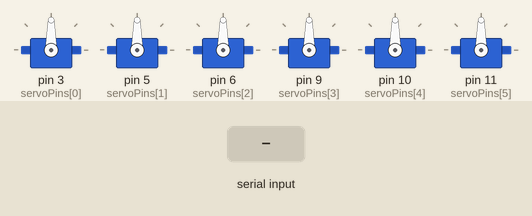
The sketch below on a simulated Arduino Uno, built with avr-gcc and run on an emulated ATmega328P. On the bench: 6 × servo. The inputs (shaded band) are chosen by the test bench. What the sketch prints to the serial monitor is not drawn.

Above: at 2.2 s.
2.3 s: "5\n" received over Serial
At 3.77 s:
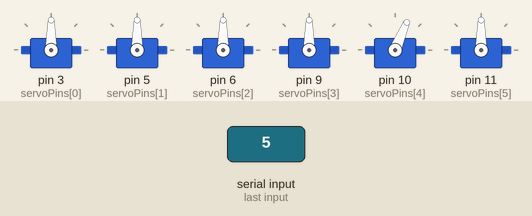
At 5.2 s:
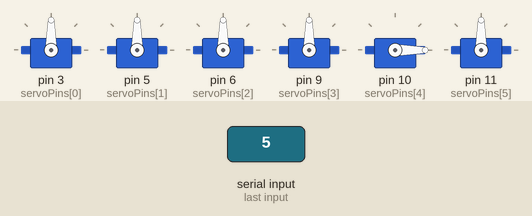
5.3 s: "90,45\n" received over Serial
Timing chart, 0 to 8.3 s (numbered marks = the images above; inputs shaded):
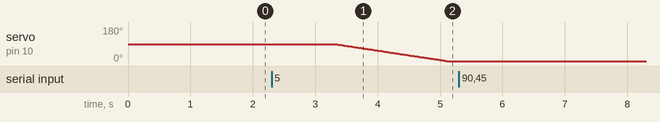

Measured:
- after the input at 2.3 s, servo on pin 10 (servoPins[4]): moves from 90° to 0° over 1.8 s, starting after 1.0 s
- after the input at 5.3 s, every drawn part: stays the same

The sketch:

gui.ino
```cpp
#include <Servo.h>
#include "updateServos.h"

#define NUM_SERVOS 6
Servo s[NUM_SERVOS];

int crntAngles[6] = {90,90,90,90,90,90};
int prevAngles[6] = {90,90,90,90,90,90};

int servoPins[6] = {3,5,6,9,10,11};
////////////////////////
int activeServo = 1;
//////////////////////

int angles = 90;

float slowness = 20;

void setup() {
    Serial.begin(9600);
    s[0].attach(servoPins[0],500,2400);
    s[1].attach(servoPins[1],500,2330);
    s[2].attach(servoPins[2],725,2050);
    s[3].attach(servoPins[3],500,2500);
    s[4].attach(servoPins[4],500,1900);
    s[5].attach(servoPins[5],540,1800);
    for (int i = 0; i < NUM_SERVOS; i++) {
        s[i].write(prevAngles[i]);
    }

    delay(1000);
}

void loop() {
  if (Serial.available() > 0) {

    int servoInput = Serial.parseInt();   // human input: 1–6
    int angleInput = Serial.parseInt();   // 0–180

    // Convert to 0-based index
    servoInput = servoInput - 1;

    // ---- VALIDATION ----
    if (servoInput < 0 || servoInput >= NUM_SERVOS) {
      Serial.println("Invalid servo number");
      return;
    }

    angleInput = constrain(angleInput, 0, 180);

    // ---- APPLY ----
    crntAngles[servoInput] = angleInput;

    updateServos(prevAngles, crntAngles, slowness);

    prevAngles[servoInput] = crntAngles[servoInput];
  }
}
```

updateServos.cpp
```cpp
#include <Arduino.h>
#include "updateServos.h"

void updateServos(int prev[], int curr[], float slowness) {
    for (int i = 0; i < NUM_SERVOS; i++) {

        if (prev[i] == curr[i]) continue;

        if (prev[i] < curr[i]) {
            for (int a = prev[i]; a <= curr[i]; a++) {
                s[i].write(a);
                delay(slowness);
            }
        } else {
            for (int a = prev[i]; a >= curr[i]; a--) {
                s[i].write(a);
                delay(slowness);
            }
        }
    }
}
```

updateServos.h
```cpp
#ifndef UPDATE_SERVOS_H
#define UPDATE_SERVOS_H

#include <Servo.h>

#define NUM_SERVOS 6

extern Servo s[NUM_SERVOS];

void updateServos(int prev[], int curr[], float slowness);

#endif
```
